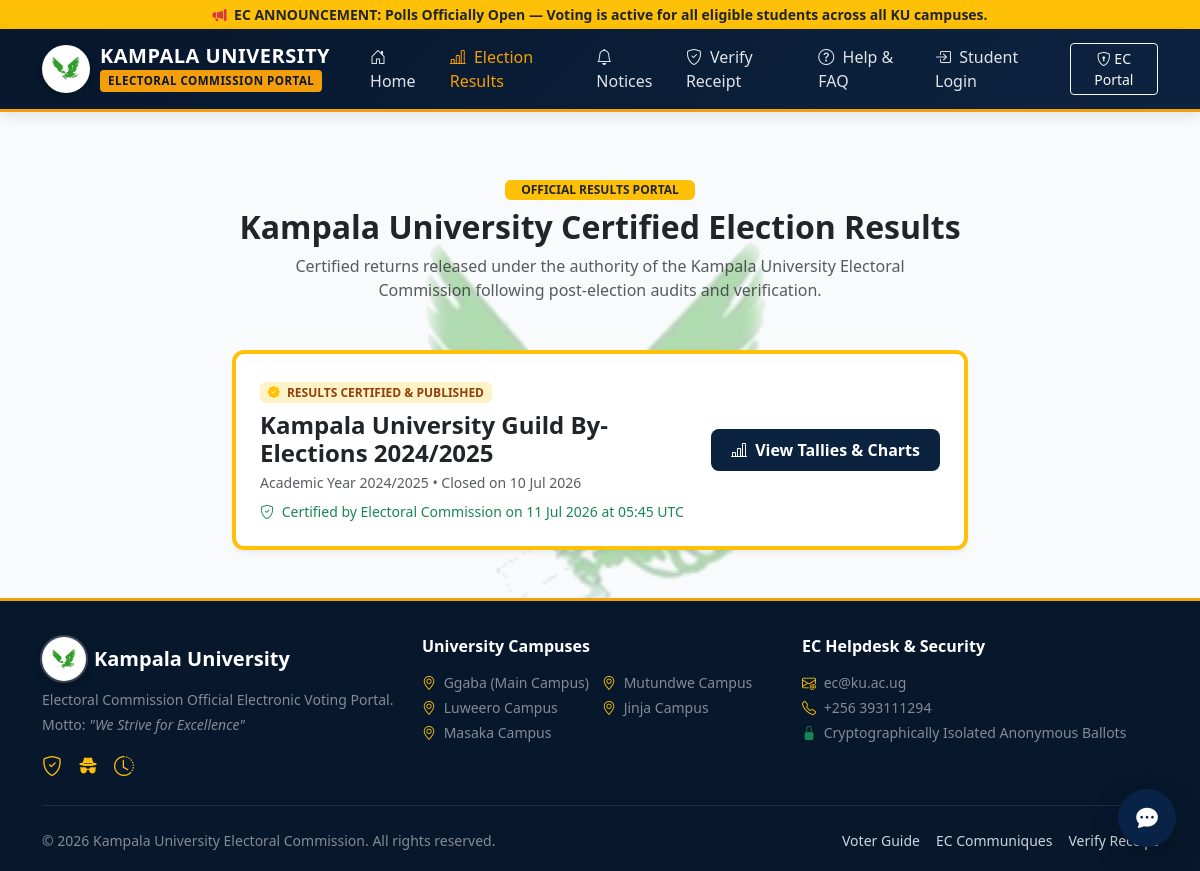
The app's page /results with its own data.
### models.py (models this page shows, shortened)
class Notification(db.Model):
    __tablename__ = 'notifications'
    id = db.Column(db.Integer, primary_key=True)
    title = db.Column(db.String(200), nullable=False)
    message = db.Column(db.Text, nullable=False)
    target_group = db.Column(db.String(20), default='all', nullable=False)
    category = db.Column(db.String(30), default='announcement', nullable=False)
    is_pinned = db.Column(db.Boolean, default=False, nullable=False)
    created_by = db.Column(db.Integer, db.ForeignKey('admins.id', ondelete='SET NULL'), nullable=True)
    created_at = db.Column(db.DateTime, default=utc_now)

class Election(db.Model):
    __tablename__ = 'elections'
    id = db.Column(db.Integer, primary_key=True)
    title = db.Column(db.String(200), nullable=False)
    description = db.Column(db.Text, nullable=True)
    academic_year = db.Column(db.String(20), nullable=False)
    start_time = db.Column(db.DateTime, nullable=False)
    end_time = db.Column(db.DateTime, nullable=False)
    status = db.Column(db.String(30), default='draft', nullable=False)
    results_approved_by = db.Column(db.Integer, db.ForeignKey('admins.id', ondelete='SET NULL'), nullable=True)
    results_approved_at = db.Column(db.DateTime, nullable=True)
    created_by = db.Column(db.Integer, db.ForeignKey('admins.id', ondelete='SET NULL'), nullable=True)
    created_at = db.Column(db.DateTime, default=utc_now)
    updated_at = db.Column(db.DateTime, default=utc_now, onupdate=utc_now)
    positions = db.relationship('Position', backref='election', cascade='all, delete-orphan', lazy=True, order_by='Position.priority_order')
    candidates = db.relationship('Candidate', backref='election', cascade='all, delete-orphan', lazy=True)
    eligibility_rules = db.relationship('EligibilityRule', backref='election', cascade='all, delete-orphan', lazy=True)
    participations = db.relationship('VoterParticipation', backref='election', cascade='all, delete-orphan', lazy='dynamic')
    votes = db.relationship('Vote', backref='election', cascade='all, delete-orphan', lazy='dynamic')

### blueprints/results.py (the view)
@results_bp.route('/results')
def list_published_results():
    published_elections = Election.query.filter_by(status='results_published').order_by(Election.end_time.desc()).all()
    return render_template('results/index.html', elections=published_elections)

### templates/results/index.html (shortened to what this page needs)
{% extends "base.html" %}
{% block content %}
<div class="container py-4">
    <div class="text-center mb-5">
        <span class="badge bg-warning text-dark px-3 py-1 mb-2">OFFICIAL RESULTS PORTAL</span>
        <h2 class="fw-bold text-dark mb-2">Kampala University Certified Election Results</h2>
        <p class="text-muted mx-auto" style="max-width: 650px;">
            Certified returns released under the authority of the Kampala University Electoral Commission following post-election audits and verification.
        </p>
    </div>
    {% if elections %}
        <div class="row g-4 justify-content-center">
            {% for el in elections %}
                <div class="col-lg-8">
                    <div class="card card-ku border-start border-4 border-warning">
                        <div class="card-body p-4 d-flex flex-column flex-md-row justify-content-between align-items-md-center gap-3">
                            <div>
                                <span class="badge badge-published mb-2">
                                    <i class="bi bi-patch-check-fill me-1 text-warning"></i> RESULTS CERTIFIED & PUBLISHED
                                </span>
                                <h4 class="fw-bold text-dark mb-1">{{ el.title }}</h4>
                                <div class="text-muted small mb-2">Academic Year {{ el.academic_year }} &bull; Closed on {{ el.end_time.strftime('%d %b %Y') }}</div>
                                {% if el.results_approved_at %}
                                    <div class="small text-success">
                                        <i class="bi bi-shield-check me-1"></i> Certified by Electoral Commission on {{ el.results_approved_at.strftime('%d %b %Y at %H:%M UTC') }}
                                    </div>
                                {% endif %}
                            </div>
                            <div>
                                <a href="{{ url_for('results.view_public_results', election_id=el.id) }}" class="btn btn-ku-primary text-nowrap">
                                    <i class="bi bi-bar-chart-line me-1"></i> View Tallies & Charts
                                </a>
                            </div>
                        </div>
                    </div>
                </div>
            {% endfor %}
        </div>
    {% endif %}
</div>
{% endblock %}

### templates/base.html (shortened to what this page needs)
<!DOCTYPE html>
<html lang="en">
<head>
    <link href="https://cdn.jsdelivr.net/npm/bootstrap@5.3.3/dist/css/bootstrap.min.css" rel="stylesheet">
    <link href="https://cdn.jsdelivr.net/npm/bootstrap-icons@1.11.3/font/bootstrap-icons.min.css" rel="stylesheet">
    <link rel="stylesheet" href="{{ url_for('static', filename='css/custom.css') }}?v=2.2">
</head>
<body>
    {% if pinned_notifications %}
    <div class="bg-warning text-dark py-1 px-3 small fw-semibold text-center text-nowrap overflow-hidden" style="text-overflow: ellipsis;">
        <i class="bi bi-megaphone-fill text-danger me-1"></i>
        <strong>EC ANNOUNCEMENT:</strong>
        <span>{{ pinned_notifications[0].title }} &mdash; {{ pinned_notifications[0].message|truncate(75) }}</span>
    </div>
    {% endif %}
    <nav class="navbar navbar-expand-lg navbar-dark navbar-ku sticky-top">
        <div class="container">
            <a class="navbar-brand navbar-brand-ku" href="{{ url_for('main.index') }}">
                <img src="{{ url_for('static', filename='images/ku_logo_transparent.png') }}"
                    alt="Kampala University Logo" class="ku-navbar-logo">
                <div class="d-flex flex-column">
                    <span class="fs-5 lh-1 text-white">KAMPALA UNIVERSITY</span>
                    <span class="brand-badge text-uppercase mt-1" style="width: fit-content;">Electoral Commission
                        Portal</span>
                </div>
            </a>
            <div class="collapse navbar-collapse" id="navbarContent">
                <ul class="navbar-nav mb-2 mb-lg-0 ms-lg-3">
                    <li class="nav-item">
                        <a class="nav-link {% if request.endpoint == 'main.index' %}active{% endif %}"
                            href="{{ url_for('main.index') }}">
                            <i class="bi bi-house-door me-1"></i> Home
                        </a>
                    </li>
                    <li class="nav-item">
                        <a class="nav-link {% if request.endpoint == 'results.list_published_results' %}active{% endif %}"
                            href="{{ url_for('results.list_published_results') }}">
                            <i class="bi bi-bar-chart-line me-1"></i> Election Results
                        </a>
                    </li>
                    <li class="nav-item">
                        <a class="nav-link {% if request.endpoint == 'main.announcements' %}active{% endif %}"
                            href="{{ url_for('main.announcements') }}">
                            <i class="bi bi-bell me-1"></i> Notices
                        </a>
                    </li>
                    <li class="nav-item">
                        <a class="nav-link {% if request.endpoint == 'main.verify_receipt' %}active{% endif %}"
                            href="{{ url_for('main.verify_receipt') }}">
                            <i class="bi bi-shield-check me-1"></i> Verify Receipt
                        </a>
                    </li>
                    <li class="nav-item">
                        <a class="nav-link {% if request.endpoint == 'main.faq' %}active{% endif %}"
                            href="{{ url_for('main.faq') }}">
                            <i class="bi bi-question-circle me-1"></i> Help & FAQ
                        </a>
                    </li>
                </ul>
                <ul class="navbar-nav align-items-lg-center">
                    {% if current_user.is_authenticated %}
                    {% if current_user.is_admin %}
                    <li class="nav-item me-2">
                        <a href="{{ url_for('admin.dashboard') }}"
                            class="btn btn-sm {% if request.blueprint == 'admin' %}btn-warning text-dark fw-bold{% else %}btn-outline-warning text-white{% endif %}">
                            <i class="bi bi-speedometer2 me-1"></i> Admin Cockpit
                        </a>
                    </li>
                    <li class="nav-item dropdown">
                        <a class="nav-link dropdown-toggle text-warning {% if request.blueprint == 'admin' %}active fw-semibold{% endif %}"
                            href="javascript:void(0)" id="adminUserDropdown" role="button" data-bs-toggle="dropdown"
                            aria-expanded="false">
                            <i class="bi bi-person-badge-fill me-1"></i> {{ current_user.full_name }}
                        </a>
                        <ul class="dropdown-menu dropdown-menu-end shadow" aria-labelledby="adminUserDropdown">
                            <li>
                                <h6 class="dropdown-header d-flex align-items-center justify-content-between">
                                    <span>EC Official</span>
                                    <span class="badge bg-secondary text-uppercase">{{ current_user.role }}</span>
                                </h6>
                            </li>
                            <li>
                                <a class="dropdown-item {% if request.endpoint == 'admin.audit_logs' %}active{% endif %}"
                                    href="{{ url_for('admin.audit_logs') }}">
                                    <i class="bi bi-journal-text me-2"></i>Audit Logs
                                </a>
                            </li>
                            <li>
                                <hr class="dropdown-divider">
                            </li>
                            <li>
                                <a class="dropdown-item text-danger" href="{{ url_for('auth.logout') }}">
                                    <i class="bi bi-box-arrow-right me-2"></i>Logout
                                </a>
                            </li>
                        </ul>
                    </li>
                    {% else %}
                    <li class="nav-item me-2">
                        <a href="{{ url_for('voting.list_elections') }}"
                            class="btn btn-sm btn-warning fw-bold text-dark">
                            <i class="bi bi-box-arrow-in-right me-1"></i> My Ballot
                        </a>
                    </li>
                    <li class="nav-item dropdown">
                        <a class="nav-link dropdown-toggle text-white" href="javascript:void(0)"
                            id="studentUserDropdown" role="button" data-bs-toggle="dropdown" aria-expanded="false">
                            <i class="bi bi-person-circle me-1"></i> {{ current_user.full_name }}
                        </a>
                        <ul class="dropdown-menu dropdown-menu-end shadow" aria-labelledby="studentUserDropdown">
                            <li>
                                <h6 class="dropdown-header">Verified Student</h6>
                            </li>
                            <li><span class="dropdown-item-text text-muted small"><i
                                        class="bi bi-card-heading me-1"></i> {{ current_user.student_id }}</span></li>
                            <li><span class="dropdown-item-text text-muted small"><i class="bi bi-geo-alt me-1"></i> {{
                                    current_user.campus }}</span></li>
                            <li>
                                <hr class="dropdown-divider">
                            </li>
                            <li><a class="dropdown-item text-danger" href="{{ url_for('auth.logout') }}"><i
                                        class="bi bi-box-arrow-right me-2"></i>Logout</a></li>
                        </ul>
                    </li>
                    {% endif %}
                    {% else %}
                    <li class="nav-item me-2">
                        <a class="nav-link" href="{{ url_for('auth.student_login') }}">
                            <i class="bi bi-box-arrow-in-right me-1"></i> Student Login
                        </a>
                    </li>
                    <li class="nav-item">
                        <a class="btn btn-sm btn-outline-light" href="{{ url_for('auth.admin_login') }}"
                            title="Electoral Commission Portal">
                            <i class="bi bi-shield-lock"></i> EC Portal
                        </a>
                    </li>
                    {% endif %}
                </ul>
            </div>
        </div>
    </nav>
    <main class="py-4">
        {% block content %}{% endblock %}
    </main>
    <button id="assistantLauncher" class="assistant-launcher" type="button" aria-label="Open system assistant">
        <i class="bi bi-chat-dots-fill"></i>
    </button>
    <footer class="footer-ku">
        <div class="container">
            <div class="row g-4">
                <div class="col-lg-4">
                    <h5 class="text-white fw-bold d-flex align-items-center gap-2">
                        <img src="{{ url_for('static', filename='images/ku_logo_transparent.png') }}" alt="KU Logo"
                            class="ku-footer-logo">
                        {{ university_name }}
                    </h5>
                    <p class="small text-white-50 mt-2 mb-1">
                        Electoral Commission Official Electronic Voting Portal.
                    </p>
                    <p class="small text-white-50">
                        Motto: <em>"We Strive for Excellence"</em>
                    </p>
                    <div class="d-flex gap-3 text-warning fs-5">
                        <i class="bi bi-shield-check" title="Encrypted Ballots"></i>
                        <i class="bi bi-incognito" title="Strict Ballot Secrecy"></i>
                        <i class="bi bi-clock-history" title="Audit Logged"></i>
                    </div>
                </div>
                <div class="col-lg-4">
                    <h6 class="text-white fw-semibold mb-3">University Campuses</h6>
                    <ul class="list-unstyled small text-white-50 row g-1">
                        {% for campus in campuses %}
                        <li class="col-6"><i class="bi bi-geo-alt text-warning me-1"></i> {{ campus }}</li>
                        {% endfor %}
                    </ul>
                </div>
                <div class="col-lg-4">
                    <h6 class="text-white fw-semibold mb-3">EC Helpdesk & Security</h6>
                    <p class="small text-white-50 mb-1">
                        <i class="bi bi-envelope-at text-warning me-1"></i> ec@ku.ac.ug
                    </p>
                    <p class="small text-white-50 mb-1">
                        <i class="bi bi-telephone text-warning me-1"></i> +256 393111294
                    </p>
                    <p class="small text-white-50">
                        <i class="bi bi-lock-fill text-success me-1"></i> Cryptographically Isolated Anonymous Ballots
                    </p>
                </div>
            </div>
            <hr class="border-secondary my-4">
            <div class="d-flex flex-column flex-md-row justify-content-between align-items-center small text-white-50">
                <span>&copy; {{ now.year }} Kampala University Electoral Commission. All rights reserved.</span>
                <div class="d-flex gap-3 mt-2 mt-md-0">
                    <a href="{{ url_for('main.faq') }}">Voter Guide</a>
                    <a href="{{ url_for('main.announcements') }}">EC Communiques</a>
                    <a href="{{ url_for('main.verify_receipt') }}">Verify Receipt</a>
                </div>
            </div>
        </div>
    </footer>
</body>
</html>

### records on screen
Notification: title "Polls Officially Open", message "Voting is active for all eligible students across all KU campuses."
Election: title "Kampala University Guild By-Elections 2024/2025", academic_year "2024/2025", end_time "10 Jul 2026", results_approved_at "11 Jul 2026 at 05:45 UTC"

### other values on screen
{{ university_name }} "Kampala University"
{{ campus }} "Ggaba (Main Campus)" "Mutundwe Campus" "Luweero Campus" "Jinja Campus" "Masaka Campus"
{{ now.year }} "2026"
